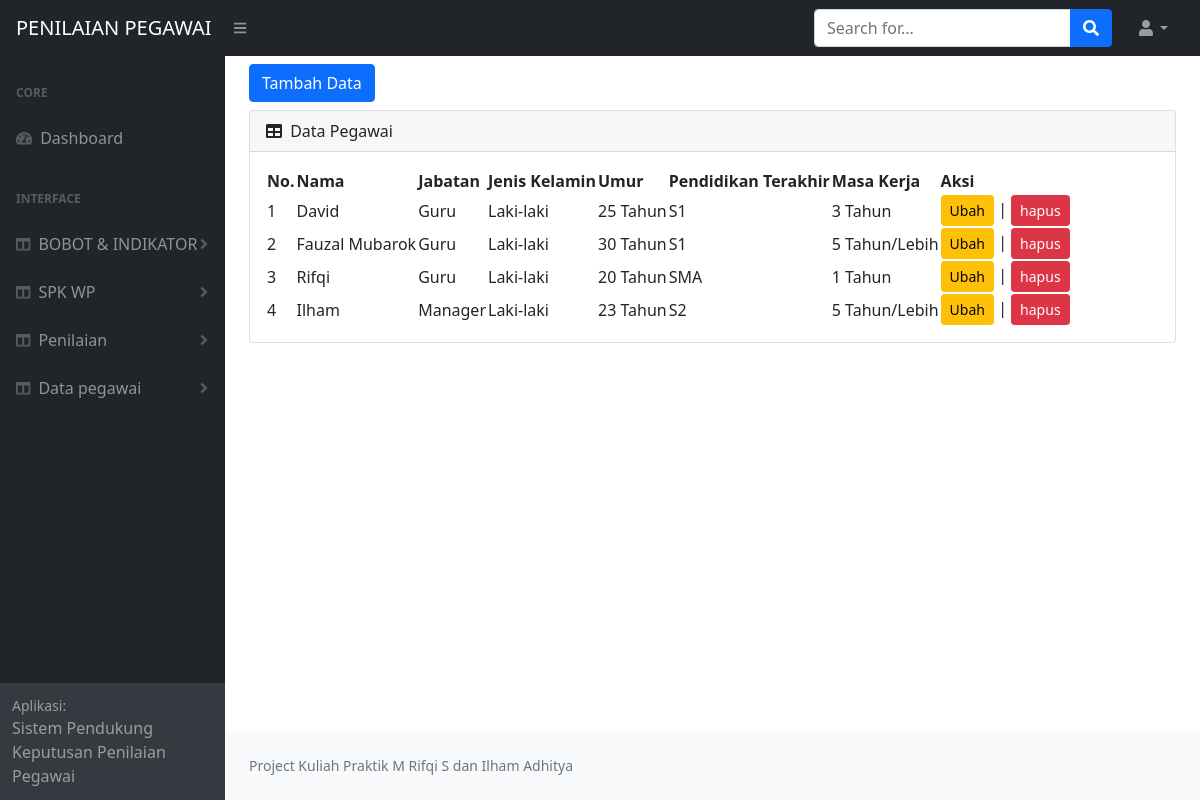
The app's page /datapegawai.php (signed in) with its own data.
### tables this page shows
CREATE TABLE `pegawai` (
  `id` int(11) NOT NULL,
  `nama` varchar(30) NOT NULL,
  `tanggal` varchar(30) NOT NULL,
  `telpon` varchar(20) NOT NULL,
  `kelamin` varchar(20) NOT NULL,
  `alamat` varchar(30) NOT NULL,
  `pend_ter` varchar(8) NOT NULL
);

### koneksi.php (called while the page is built, shortened)
<?php
$conn = mysqli_connect("localhost", "root", "", "data");
function query($query){
    global $conn;
    $result = mysqli_query($conn, $query);
    $rows=[];
    while($row = mysqli_fetch_assoc($result) ){
        $rows[] = $row;
    }
    return $rows;
}
?>

### datapegawai.php (the view, shortened to what this page needs)
<?php include 'header.php';
include 'koneksi.php';
$pegawai = query ("SELECT * FROM pegawai ORDER BY id");
?>
  <div id="layoutSidenav_content">
                <main>
                    <div class="container-fluid px-4 mt-2">
                    	<a href="tambah_pegawai.php" class="btn btn-primary mb-2">Tambah Data</a>
                         <div class="card mb-4">
                            <div class="card-header">
                                <i class="fas fa-table me-1"></i>
                                Data Pegawai
                            </div>
                            <div class="card-body">
                                <table id="datatablesSimple">
                                    <thead>
                                        <tr>
                                                <th>No.</th>
							                    <th>Nama</th>
							                    <th>Jabatan</th>
							                    <th>Jenis Kelamin</th>
							                    <th>Umur</th>
							                    <th>Pendidikan Terakhir</th>
							                    <th>Masa Kerja</th>
							                    <th>Aksi</th>
                                        </tr>
                                    </thead>
            <tbody>
   				 <?php $i = 1; ?>
                <?php foreach($pegawai as $row) : ?>
                <tr>
                    <td><?= $i ?></td>
                    <td><?= $row["nama"]; ?></td>
                    <td><?= $row["kelamin"]; ?></td>
                    <td><?= $row["telpon"]; ?></td>
                    <td><?= $row["tanggal"]; ?> Tahun</td>
                    <td><?= $row["pend_ter"]; ?></td>
                    <td><?= $row["alamat"]; ?></td>
                    <td>
                        <a href="ubah.php?id=<?= $row["id"]; ?>" class="btn btn-warning btn-sm">Ubah</a> |
                        <a href="hapus.php?id=<?= $row["id"]; ?>" class="btn btn-danger btn-sm" onclick="return confirm('yakin ingin menghapus?');">hapus</a>
                    </td>
                </tr>
                <?php $i++ ?>
                <?php endforeach; ?>
                 </tbody>
                </table>
</div>
</div>
</div>
</main>
<?php
include 'footer.php'; ?>

### header.php (shortened to what this page needs)
<!DOCTYPE html>
<html lang="en">
    <head>
        <link href="https://cdn.jsdelivr.net/npm/simple-datatables@latest/dist/style.css" rel="stylesheet" />
        <link href="css/styles.css" rel="stylesheet" />
    </head>
    <body class="sb-nav-fixed">
        <nav class="sb-topnav navbar navbar-expand navbar-dark bg-dark">
            <a class="navbar-brand ps-3" href="index.php">PENILAIAN PEGAWAI</a>
            <button class="btn btn-link btn-sm order-1 order-lg-0 me-4 me-lg-0" id="sidebarToggle" href="#!"><i class="fas fa-bars"></i></button>
            <form class="d-none d-md-inline-block form-inline ms-auto me-0 me-md-3 my-2 my-md-0">
                <div class="input-group">
                    <input class="form-control" type="text" placeholder="Search for..." aria-label="Search for..." aria-describedby="btnNavbarSearch" />
                    <button class="btn btn-primary" id="btnNavbarSearch" type="button"><i class="fas fa-search"></i></button>
                </div>
            </form>
            <ul class="navbar-nav ms-auto ms-md-0 me-3 me-lg-4">
                <li class="nav-item dropdown">
                    <a class="nav-link dropdown-toggle" id="navbarDropdown" href="#" role="button" data-bs-toggle="dropdown" aria-expanded="false"><i class="fas fa-user fa-fw"></i></a>
                </li>
            </ul>
        </nav>
        <div id="layoutSidenav">
            <div id="layoutSidenav_nav">
                <nav class="sb-sidenav accordion sb-sidenav-dark" id="sidenavAccordion">
                    <div class="sb-sidenav-menu">
                        <div class="nav">
                            <div class="sb-sidenav-menu-heading">Core</div>
                            <a class="nav-link" href="index.php">
                                <div class="sb-nav-link-icon"><i class="fas fa-tachometer-alt"></i></div>
                                Dashboard
                            </a>
                            <div class="sb-sidenav-menu-heading">Interface</div>
                            <a class="nav-link collapsed" href="#" data-bs-toggle="collapse" data-bs-target="#collapseLayouts" aria-expanded="false" aria-controls="collapseLayouts">
                                <div class="sb-nav-link-icon"><i class="fas fa-columns"></i></div>
                                BOBOT & INDIKATOR
                                <div class="sb-sidenav-collapse-arrow"><i class="fas fa-angle-down"></i></div>
                            </a>
                                <a class="nav-link collapsed" href="#" data-bs-toggle="collapse" data-bs-target="#collapseLayouts2" aria-expanded="false" aria-controls="collapseLayouts">
                                <div class="sb-nav-link-icon"><i class="fas fa-columns"></i></div>
                                SPK WP
                                <div class="sb-sidenav-collapse-arrow"><i class="fas fa-angle-down"></i></div>
                            </a>
                             <a class="nav-link collapsed" href="#" data-bs-toggle="collapse" data-bs-target="#collapseLayouts3" aria-expanded="false" aria-controls="collapseLayouts">
                                <div class="sb-nav-link-icon"><i class="fas fa-columns"></i></div>
                                Penilaian
                                <div class="sb-sidenav-collapse-arrow"><i class="fas fa-angle-down"></i></div>
                            </a>
                             <a class="nav-link collapsed" href="#" data-bs-toggle="collapse" data-bs-target="#collapseLayouts4" aria-expanded="false" aria-controls="collapseLayouts">
                                <div class="sb-nav-link-icon"><i class="fas fa-columns"></i></div>
                                Data pegawai
                                <div class="sb-sidenav-collapse-arrow"><i class="fas fa-angle-down"></i></div>
                            </a>
                        </div>
                    </div>
                    <div class="sb-sidenav-footer">
                        <div class="small">Aplikasi:</div>
                        Sistem Pendukung Keputusan Penilaian Pegawai
                    </div>
                </nav>
            </div>

### footer.php (shortened to what this page needs)
                <footer class="py-4 bg-light mt-auto">
                    <div class="container-fluid px-4">
                        <div class="d-flex align-items-center justify-content-between small">
                            <div class="text-muted">Project Kuliah Praktik M Rifqi S dan Ilham Adhitya</div>
                        </div>
                    </div>
                </footer>
            </div>
        </div>
    </body>
</html>

### records on screen
pegawai: nama "David", kelamin "Guru", telpon "Laki-laki", tanggal "25", pend_ter "S1", alamat "3 Tahun"
pegawai: nama "Fauzal Mubarok", kelamin "Guru", telpon "Laki-laki", tanggal "30", pend_ter "S1", alamat "5 Tahun/Lebih"
pegawai: nama "Rifqi", kelamin "Guru", telpon "Laki-laki", tanggal "20", pend_ter "SMA", alamat "1 Tahun"
pegawai: nama "Ilham", kelamin "Manager", telpon "Laki-laki", tanggal "23", pend_ter "S2", alamat "5 Tahun/Lebih"
